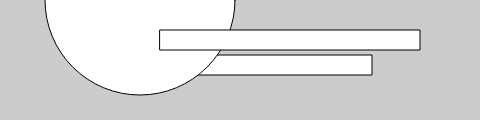
Frame 1 (no input)
Frame 60 (no input): identical to frame 1, image omitted
Frame 120 (the mouse pressed at the canvas centre since frame 60): identical to frame 1, image omitted

The p5.js sketch that drew this single still picture (run headless with seeded random() and noise() and a simulated clock; from frame 60 on, the mouse is pressed at the canvas centre):

// p5.js sketch
// ── sketch.js
function setup() {
  createCanvas(480, 120);
}

function draw() {
background(204);
// point(240, 60);
// triangle(10, 5, 30, 230, 699, 500);
// line(14, 20, 120, 500);
// quad(400, 400, 350, 35, 500, 50, 600, 600)
// rect(20, 20, 400, 300)

// book says 1
// line(20, 50, 420, 110);





// book says 2

// quad (158, 55, 199, 14, 392, 66, 351, 107);
// triangle(347, 54, 392, 9, 392, 66);
// triangle(158, 55, 290, 91, 290, 112);
//
// rect(480, 460, 220, 40);
// // var pew = 20;
// ellipse(690, -100, 400, 400);
// ellipse(120, 100, 110, 110);
// ellipse(412, 60, 18, 18);

// book says 3

// arc(90, 60, 80, 80, 0, HALF_PI);
// arc(190, 60, 80, 80, 0, PI + HALF_PI);
// arc(290, 60, 80, 80, PI, TWO_PI + HALF_PI);
// arc(390, 60, 80, 80, QUARTER_PI, PI + QUARTER_PI);
//
// arc(100, 90, 80, 80, 0, radians(90));
// arc(200, 90, 80, 80, 0, radians(270));
// arc(300, 90, 80, 80, radians(180), radians(450));
// arc(400, 90, 80, 80, radians(45), radians(225));


// book says 4
rect(112, 55, 260, 20);
ellipse(140, 0, 190, 190);
rect(160, 30, 260, 20);
}
